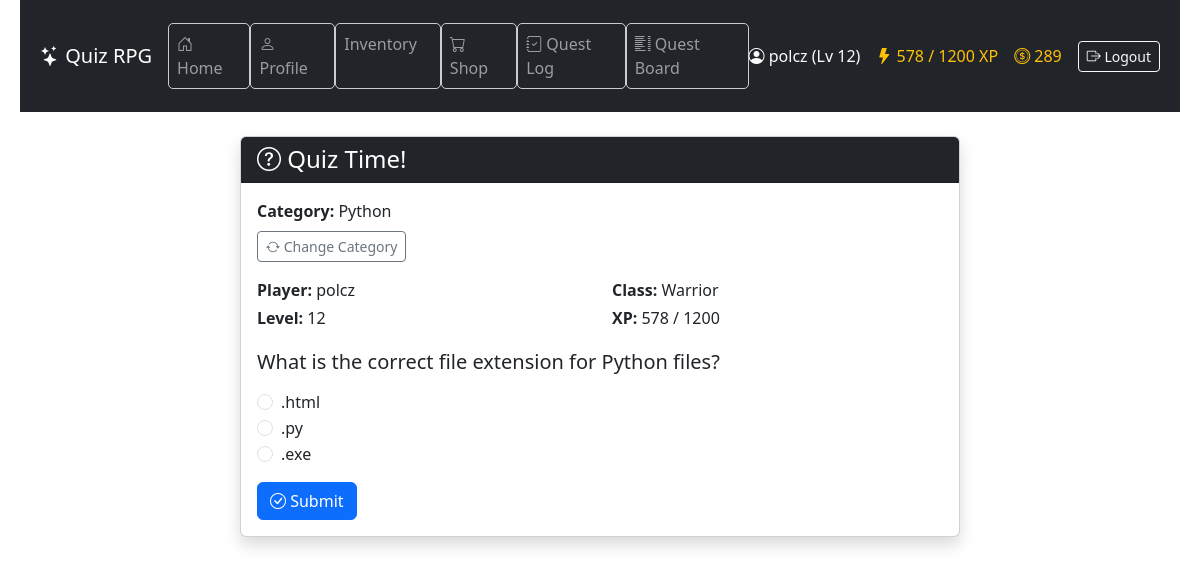
The app's page /quiz/ (signed in), older data.
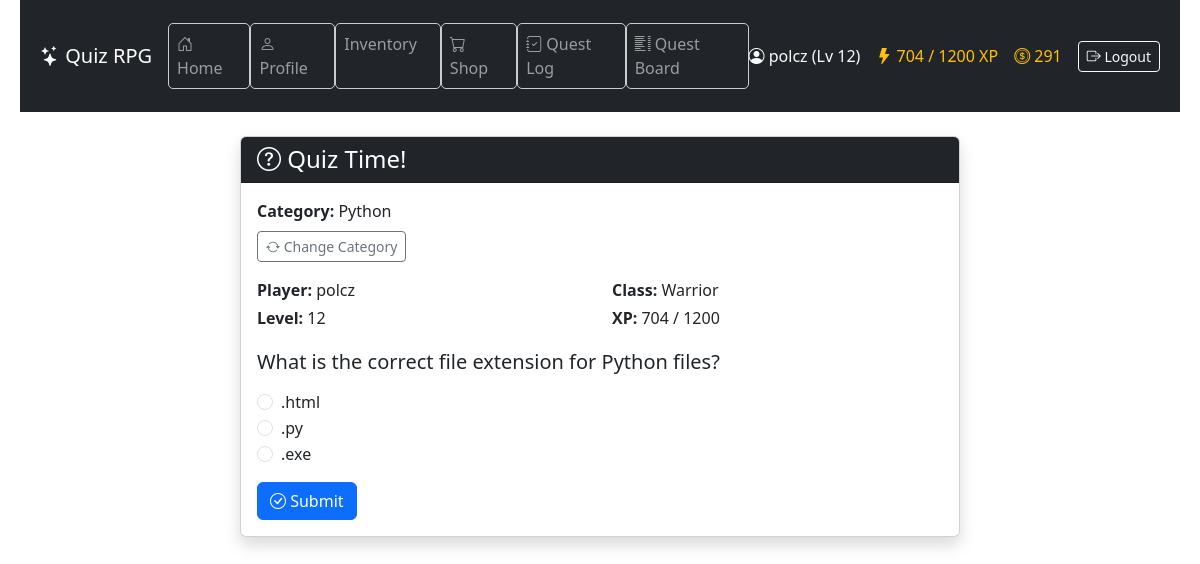
The same page, newer data.
### game/models.py (models this page shows, shortened)
class Character(models.Model):
    CLASS_CHOICES = [
        ("warrior", "Warrior"),
        ("mage", "Mage"),
        ("rogue", "Rogue"),
    ]
    user = models.OneToOneField(User, on_delete=models.CASCADE)
    name = models.CharField(max_length=100)
    character_class = models.CharField(
        max_length=20, choices=CLASS_CHOICES, default="warrior"
    )
    level = models.IntegerField(default=1)
    experience = models.IntegerField(default=0)
    hp = models.PositiveIntegerField(default=100)
    max_hp = models.PositiveIntegerField(default=100)
    mana = models.PositiveIntegerField(default=50)
    max_mana = models.PositiveIntegerField(default=50)
    stamina = models.PositiveIntegerField(default=50)
    max_stamina = models.PositiveIntegerField(default=50)
    armor = models.PositiveIntegerField(default=0)
    physical_min_damage = models.PositiveIntegerField(default=1)
    physical_max_damage = models.PositiveIntegerField(default=3)
    spell_power = models.PositiveIntegerField(default=0)
    hp_regeneration = models.PositiveIntegerField(default=0)
    mana_regeneration = models.PositiveIntegerField(default=0)
    stamina_regeneration = models.PositiveIntegerField(default=0)
    items = models.ManyToManyField("Item", related_name="characters", blank=True)
    equipped_head = models.ForeignKey(
        "Item",
        null=True,
        blank=True,
        related_name="equipped_on_head",
        on_delete=models.SET_NULL,
    )
    equipped_body = models.ForeignKey(
        "Item",
        null=True,
        blank=True,
        related_name="equipped_on_body",
        on_delete=models.SET_NULL,
    )
    equipped_legs = models.ForeignKey(
        "Item",
        null=True,
        blank=True,
        related_name="equipped_on_legs",
        on_delete=models.SET_NULL,
    )
    equipped_feet = models.ForeignKey(
        "Item",
        null=True,
        blank=True,
        related_name="equipped_on_feet",
        on_delete=models.SET_NULL,
    )
    equipped_hand_right = models.ForeignKey(
        "Item",
        null=True,
        blank=True,
        related_name="equipped_on_hand_right",
        on_delete=models.SET_NULL,
    )
    equipped_hand_left = models.ForeignKey(
        "Item",
        null=True,
        blank=True,
        related_name="equipped_on_hand_left",
        on_delete=models.SET_NULL,
    )
    strength = models.IntegerField(default=5)
    intelligence = models.IntegerField(default=5)
    agility = models.IntegerField(default=5)
    luck = models.IntegerField(default=5)
    stat_points = models.IntegerField(default=0)
    gold = models.IntegerField(default=0)
    class XpReward(TypedDict):
        total: int
        base: int
        strength_bonus: int
        intelligence_bonus: int
        double: bool

### game/views.py (the view, shortened to what this page needs)
# urls.py: path("quiz/", views.quiz_view, name="quiz"),
@character_required
def quiz_view(request):
    character, created = Character.objects.get_or_create(
        user=request.user,
        defaults={"name": request.user.username},
    )
    category_id = request.session.get("selected_category")
    questions = Question.objects.all()
    if category_id:
        questions = questions.filter(category_id=category_id)
    if not questions.exists():
        return render(request, "game/no_questions.html", {"category_id": category_id})
    if not character.character_class:
        return redirect("choose_class")
    feedback = request.session.pop("feedback", None)
    question = random.choice(questions)
    return render(
        request,
        "game/quiz.html",
        {"question": question, "character": character, "feedback": feedback},
    )

### game/context_processors.py (called while the page is built)
def character_context(request):
    if request.user.is_authenticated:
        try:
            character = Character.objects.get(user=request.user)
            return {"character": character}
        except Character.DoesNotExist:
            return {}
    return {}

### game/templates/game/quiz.html (shortened to what this page needs)
{% extends "game/base.html" %}
{% block content %}
<div class="container my-4">
  <div class="row justify-content-center">
    <div class="col-lg-8">
      <div class="card shadow">
        <div class="card-header bg-dark text-white">
          <h4 class="mb-0"><i class="bi bi-question-circle"></i> Quiz Time!</h4>
        </div>
        <div class="card-body">
          {% if question.category %}
          <p class="mb-2">
            <strong>Category:</strong> {{ question.category.name }}
          </p>
          {% endif %}
          <p>
            <a href="{% url 'clear_category' %}" class="btn btn-sm btn-outline-secondary">
              <i class="bi bi-arrow-repeat"></i> Change Category
            </a>
          </p>
          <div class="mb-3 row row-cols-2">
            <p class="mb-1"><strong>Player:</strong> {{ character.name }}</p>
            <p class="mb-1"><strong>Class:</strong> {{ character.get_character_class_display }}</p>
            <p class="mb-1"><strong>Level:</strong> {{ character.level }}</p>
            <p class="mb-1">
              <strong>XP:</strong> {{ character.experience }} / {{ character.level|add:"0" }}00
            </p>
          </div>
          <form method="post">
            <div class="mb-3">
              <h5 class="mb-3">{{ question.text }}</h5>
              {% for answer in question.answers.all %}
              <div class="form-check">
                <input
                  class="form-check-input"
                  type="radio"
                  name="answer"
                  id="answer{{ answer.id }}"
                  value="{{ answer.id }}"
                />
                <label class="form-check-label" for="answer{{ answer.id }}">
                  {{ answer.text }}
                </label>
              </div>
              {% endfor %}
            </div>
            <button type="submit" class="btn btn-primary">
              <i class="bi bi-check-circle"></i> Submit
            </button>
          </form>
        </div>
      </div>
    </div>
  </div>
</div>
{% endblock %}

### game/templates/game/base.html (shortened to what this page needs)
{% load static %}
<!DOCTYPE html>
<html lang="en">
  <head>
    <link rel="stylesheet" type="text/css" href="{% static 'game/style.css' %}" />
    <link href="https://cdn.jsdelivr.net/npm/bootstrap@5.3.3/dist/css/bootstrap.min.css" rel="stylesheet" />
    <link href="https://cdn.jsdelivr.net/npm/bootstrap-icons@1.11.3/font/bootstrap-icons.css" rel="stylesheet" />
  </head>
  <body>
    <header class="bg-dark text-white">
      <nav class="navbar navbar-expand-lg navbar-dark container">
        <a class="navbar-brand" href="{% url 'home' %}">
          <i class="bi bi-stars"></i> Quiz RPG
        </a>
        <div class="collapse navbar-collapse justify-content-between" id="navbarNav">
          <ul class="navbar-nav me-auto mb-2 mb-lg-0">
            <li class="nav-item"><a class="nav-link" href="{% url 'home' %}"><i class="bi bi-house-door"></i> Home</a></li>
            <li class="nav-item"><a class="nav-link" href="{% url 'profile' %}"><i class="bi bi-person"></i> Profile</a></li>
            <li class="nav-item"><a class="nav-link" href="{% url 'inventory' %}"> Inventory</a></li>
            <li class="nav-item"><a class="nav-link" href="{% url 'shop' %}"><i class="bi bi-cart"></i> Shop</a></li>
            <li class="nav-item"><a class="nav-link" href="{% url 'quest_log' %}"><i class="bi bi-journal-check"></i> Quest Log</a></li>
            <li class="nav-item"><a class="nav-link" href="{% url 'quest_list' %}"><i class="bi bi-list-columns"></i> Quest Board</a></li>
          </ul>
          <div class="d-flex align-items-center gap-3 text-nowrap">
            {% if user.is_authenticated %}
              {% if character %}
                <span class="text-light"><i class="bi bi-person-circle"></i> {{ character.name }} (Lv {{ character.level }})</span>
                <span class="text-warning"><i class="bi bi-lightning-fill"></i> {{ character.experience }} / {{ character.level|add:"0" }}00 XP</span>
                <span class="text-warning"><i class="bi bi-coin"></i> {{ character.gold }}</span>
              {% else %}
                <span class="text-light"><i class="bi bi-person-circle"></i> {{ user.username }}</span>
              {% endif %}
              <form method="post" action="{% url 'logout' %}" class="d-inline">
                <button type="submit" class="btn btn-outline-light btn-sm">
                  <i class="bi bi-box-arrow-right"></i> Logout
                </button>
              </form>
            {% else %}
              <a href="{% url 'login' %}" class="btn btn-outline-light btn-sm"><i class="bi bi-box-arrow-in-right"></i> Login</a>
              <a href="{% url 'register' %}" class="btn btn-outline-light btn-sm"><i class="bi bi-person-plus"></i> Register</a>
            {% endif %}
          </div>
        </div>
      </nav>
    </header>
    <main class="container mb-5">
      {% block content %}{% endblock %}
    </main>
  </body>
</html>

Row changes from the older to the newer data that the page shows:
changed Character "polcz": experience "578" → "704"; gold "289" → "291"
